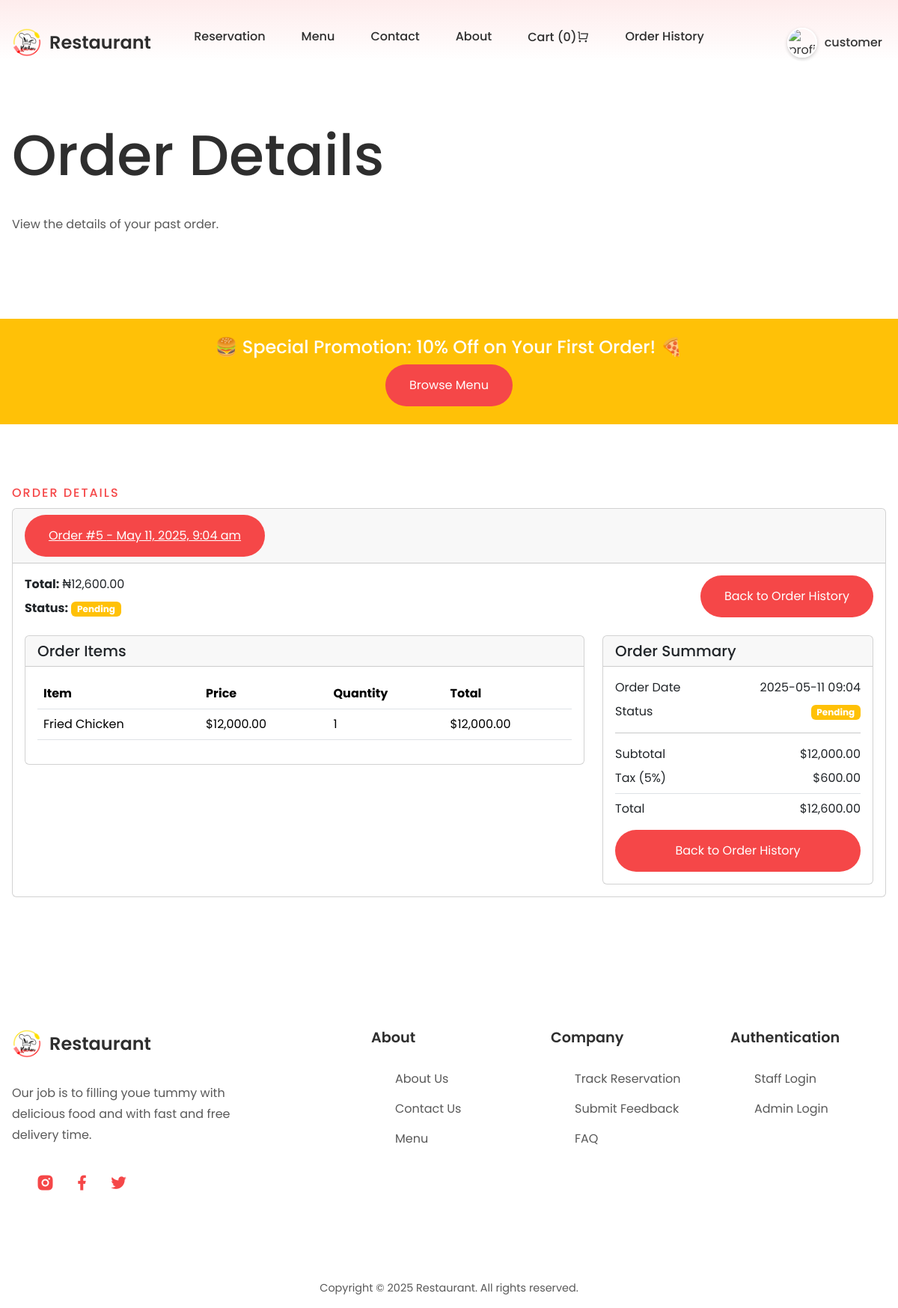
Page /customer/order_details.php?id=5 (signed in) on the committed database.
### tables this page shows
CREATE TABLE `users` (
  `id` int(11) NOT NULL,
  `full_name` varchar(255) NOT NULL,
  `email` varchar(255) NOT NULL,
  `password` varchar(255) NOT NULL,
  `phone_number` varchar(15) DEFAULT NULL,
  `address` text DEFAULT NULL,
  `position` varchar(200) NOT NULL,
  `role` enum('Customer','Staff','Admin') DEFAULT 'Customer',
  `created_at` timestamp NOT NULL DEFAULT current_timestamp(),
  `updated_at` timestamp NOT NULL DEFAULT current_timestamp() ON UPDATE current_timestamp()
);

CREATE TABLE `orders` (
  `id` int(11) NOT NULL,
  `user_id` int(11) DEFAULT NULL,
  `reservation_id` varchar(200) DEFAULT NULL,
  `total` decimal(10,2) NOT NULL,
  `status` enum('pending','confirmed','cooking','ready','delivered','cancelled') DEFAULT 'pending',
  `created_at` datetime NOT NULL
);

CREATE TABLE `order_items` (
  `id` int(11) NOT NULL,
  `order_id` int(11) NOT NULL,
  `menu_item_id` int(11) DEFAULT NULL,
  `menu_item_id_n` varchar(200) NOT NULL,
  `quantity` int(11) NOT NULL,
  `price` decimal(10,2) NOT NULL
);

CREATE TABLE `menus` (
  `m_id` int(11) NOT NULL,
  `id` varchar(255) NOT NULL,
  `name` varchar(255) DEFAULT NULL,
  `type` varchar(100) DEFAULT NULL,
  `price` varchar(255) DEFAULT NULL,
  `description` varchar(255) DEFAULT NULL,
  `image` varchar(255) DEFAULT NULL
);

### customer/order_details.php (the view, shortened to what this page needs)
<?php
  require_once './config/database.php';
  $email = $_SESSION['email'];
  $stmt = $mysqli->prepare("SELECT * FROM users WHERE email = ?");
  $stmt->bind_param("s", $email);
  $stmt->execute();
  $result = $stmt->get_result();
  $user = $result->fetch_assoc();
  $user_id = $user['id'];
  $order_id = intval($_GET['id']);
  $order_query = "SELECT o.id, o.total, o.status, o.created_at
                  FROM orders o
                  WHERE o.id = ? AND o.user_id = ?";
  $stmt = $mysqli->prepare($order_query);
  $stmt->bind_param("ii", $order_id, $user_id);
  $stmt->execute();
  $order_result = $stmt->get_result();
  $order = $order_result->fetch_assoc();
  $items_query = "SELECT oi.menu_item_id_n, oi.quantity, oi.price, m.name, m.image
                  FROM order_items oi
                  JOIN menus m ON oi.menu_item_id_n = m.id
                  WHERE oi.order_id = ?";
  $stmt_items = $mysqli->prepare($items_query);
  $stmt_items->bind_param("i", $order_id);
  $stmt_items->execute();
  $items_result = $stmt_items->get_result();
?>
<!DOCTYPE html>
<html lang="en">
  <?php
    require_once './public/includes/header.php';
  ?>
  <body>
    <header>
      <?php
        require_once './public/includes/nav.php';
      ?>
      <div class="section__container header__container" id="home">
        <div class="header__content text-center">
          <h1>Order Details</h1>
          <p class="section__description">
            View the details of your past order.
          </p>
        </div>
      </div>
    <section class="promotion-banner text-center py-4 bg-warning">
      <p class="h4 text-white mb-0">🍔 Special Promotion: 10% Off on Your First Order! 🍕</p>
      <a href="menu.php" class="btn btn-dark mt-2">Browse Menu</a>
    </section>
    <section class="section__container menu__container" id="order-details">
      <p class="section__subheader">ORDER DETAILS</p>
      <div class="accordion" id="accordionExample">
        <div class="card mb-3">
          <div class="card-header" id="headingOne">
            <h2 class="mb-0">
              <button class="btn btn-link" type="button" data-bs-toggle="collapse" data-bs-target="#collapseOne" aria-expanded="true" aria-controls="collapseOne">
                Order #<?php echo htmlspecialchars($order['id']); ?> - <?php echo htmlspecialchars(date('F j, Y, g:i a', strtotime($order['created_at']))); ?>
              </button>
            </h2>
          </div>
          <div id="collapseOne" class="collapse show" aria-labelledby="headingOne" data-bs-parent="#accordionExample">
            <div class="card-body">
              <div class="row mb-3">
                <div class="col-md-6">
                  <p class="mb-2"><strong>Total:</strong> ₦<?php echo number_format($order['total'], 2); ?></p>
                  <p class="mb-2"><strong>Status:</strong>
                    <span class="badge bg-<?php
                      switch($order['status']) {
                        case 'pending': echo 'warning'; break;
                      }
                    ?>">
                      <?php echo ucfirst(htmlspecialchars($order['status'])); ?>
                    </span>
                  </p>
                </div>
                <div class="col-md-6 text-md-end">
                  <a href="order_history.php" class="btn btn-outline-primary btn-sm">Back to Order History</a>
                </div>
              </div>
              <div class="row">
                <div class="col-lg-8">
                  <div class="card mb-3">
                    <div class="card-header">
                      <h5 class="mb-0">Order Items</h5>
                    </div>
                    <div class="card-body">
                      <table class="table">
                        <thead>
                          <tr>
                            <th scope="col">Item</th>
                            <th scope="col">Price</th>
                            <th scope="col">Quantity</th>
                            <th scope="col">Total</th>
                          </tr>
                        </thead>
                        <tbody>
                          <?php while ($item = $items_result->fetch_assoc()): ?>
                            <tr>
                              <td>
                                <div class="d-flex align-items-center">
                                  <span><?php echo htmlspecialchars($item['name']); ?></span>
                                </div>
                              </td>
                              <td>$<?php echo htmlspecialchars(number_format($item['price'], 2)); ?></td>
                              <td><?php echo htmlspecialchars($item['quantity']); ?></td>
                              <td>$<?php echo htmlspecialchars(number_format($item['price'] * $item['quantity'], 2)); ?></td>
                            </tr>
                          <?php endwhile; ?>
                        </tbody>
                      </table>
                    </div>
                  </div>
                </div>
                <div class="col-lg-4">
                  <div class="card">
                    <div class="card-header">
                      <h5 class="mb-0">Order Summary</h5>
                    </div>
                    <div class="card-body">
                      <div class="d-flex justify-content-between mb-2">
                        <span>Order Date</span>
                        <span><?php echo htmlspecialchars(date('Y-m-d H:i', strtotime($order['created_at']))); ?></span>
                      </div>
                      <div class="d-flex justify-content-between mb-2">
                        <span>Status</span>
                        <span>
                          <span class="badge bg-<?php
                            switch ($order['status']) {
                              case 'pending': echo 'warning'; break;
                            }
                          ?>">
                            <?php echo htmlspecialchars(ucfirst($order['status'])); ?>
                          </span>
                        </span>
                      </div>
                      <hr>
                      <div class="d-flex justify-content-between mb-2">
                        <span>Subtotal</span>
                        <span>$<?php echo htmlspecialchars(number_format($order['total'] / 1.05, 2)); ?></span>
                      </div>
                      <div class="d-flex justify-content-between mb-2">
                        <span>Tax (5%)</span>
                        <span>$<?php echo htmlspecialchars(number_format($order['total'] - ($order['total'] / 1.05), 2)); ?></span>
                      </div>
                      <div class="d-flex justify-content-between total-price mt-2 pt-2 border-top">
                        <span>Total</span>
                        <span>$<?php echo htmlspecialchars(number_format($order['total'], 2)); ?></span>
                      </div>
                      <div class="mt-3 d-grid gap-2">
                        <a href="order_history.php" class="btn btn-outline-secondary">Back to Order History</a>
                      </div>
                    </div>
                  </div>
                </div>
              </div>
            </div>
          </div>
        </div>
      </div>
    </section>
    <?php
      require_once './public/includes/footer.php';
    ?>
  </body>
</html>

### customer/public/includes/nav.php (shortened to what this page needs)
<nav>
    <div class="nav__header">
      <div class="nav__logo">
        <a href="./" class="logo">
          <img src="./public/assets/img/logo.png" alt="logo" />
          <span>Restaurant</span>
        </a>
      </div>
    </div>
    <ul class="nav__links" id="nav-links">
      <li><a href="./reservation">Reservation</a></li>
      <li><a href="./menu">Menu</a></li>
      <li><a href="./contact">Contact</a></li>
      <li><a href="./about">About</a></li>
      <li><a href="./cart">Cart <span>(<span id="cart-count">0</span>)<i class="ri-shopping-cart-line"></i></span></a></li>
      <li><a href="./order_history">Order History</a></li>
    </ul>
    <div class="nav__btns">
      <?php
        if (isset($_SESSION['email'])) {
          $stmt = $mysqli->prepare("SELECT * FROM users WHERE email = ?");
          $stmt->bind_param("s", $_SESSION['email']);
          $stmt->execute();
          $result = $stmt->get_result();
          $user = $result->fetch_assoc();
          $profileName = isset($user['full_name']) ? $user['full_name'] : 'User';
          echo '<a href="./profile.php" class="profile-link"><img src="https://i.postimg.cc/k5kz0TjQ/1381511-588644811197844-1671954779-n.jpg" alt="profile picture" class="profile-pic"><span class="profile-name">' . htmlspecialchars($profileName) . '</span></a>';
        } else {
          echo '<a href="./login.php" class="btn"><span><i class="ri-login-box-line"></i></span> Login</a>';
        }
      ?>
    </div>
</nav>
</header>

### customer/public/assets/css/styles.css (style rules this page uses)
:root { --primary-color: #f54748; --primary-color-dark: #d83e3e; --text-dark: #2e2e2e; --text-light: #595959; --extra-light: #f3f4f6; --white: #ffffff; --max-width: 1200px; }
* { padding: 0; margin: 0; box-sizing: border-box; }
.section__container { max-width: var(--max-width); margin: auto; padding: 5rem 1rem; }
.section__subheader { margin-bottom: 0.5rem; font-size: 1rem; font-weight: 500; color: var(--primary-color); letter-spacing: 2px; }
.section__description { line-height: 1.75rem; color: var(--text-light); }
.btn { padding: 1rem 2rem; outline: none; border: none; font-size: 1rem; color: var(--white); background-color: var(--primary-color); white-space: nowrap; border-radius: 5rem; transition: 0.3s; cursor: pointer; }
.logo { display: flex; align-items: center; gap: 10px; }
img { display: flex; width: 100%; }
a { text-decoration: none; transition: 0.3s; }
ul { list-style: none; }
html, body { scroll-behavior: smooth; }
body { font-family: "Poppins", sans-serif; }
header { background: linear-gradient( to bottom, rgba(245, 71, 72, 0.1), rgba(245, 71, 72, 0) ); }
nav { position: fixed; isolation: isolate; width: 100%; z-index: 9; }
.nav__header { padding: 1rem; width: 100%; display: flex; align-items: center; justify-content: space-between; background-color: var(--primary-color); }
.nav__logo img { max-width: 35px; }
.nav__logo span { display: none; }
.nav__links { position: absolute; top: 100%; left: 0; width: 100%; padding: 2rem; display: flex; align-items: center; justify-content: center; flex-direction: column; gap: 2rem; background-color: var(--primary-color); transition: 0.5s; z-index: -1; transform: translateY(-100%); }
.nav__links a { font-weight: 500; color: var(--white); white-space: nowrap; }
.nav__btns { display: none; }
.header__container { display: grid; gap: 2rem 1rem; overflow: hidden; }
.header__content h1 { margin-bottom: 2rem; font-size: 4.75rem; color: var(--text-dark); text-align: center; line-height: 5.75rem; }
.header__content .section__description { margin-bottom: 2rem; text-align: center; }
@media (width > 768px) { nav { position: static; padding-block: 2rem 0; padding-inline: 1rem; max-width: var(--max-width); margin-inline: auto; display: flex; align-items: center; justify-content: space-between; gap: 2rem; } }
@media (width > 768px) { .nav__header { flex: 1; padding: 0; background-color: transparent; } }
@media (width > 768px) { .nav__logo img { max-width: 40px; } }
@media (width > 768px) { .nav__logo span { display: flex; font-size: 1.5rem; font-weight: 600; color: var(--text-dark); } }
@media (width > 768px) { .nav__links { position: static; width: fit-content; padding: 0; flex-direction: row; gap: 3rem; background-color: transparent; transform: none; } }
@media (width > 768px) { .nav__links a { color: var(--text-dark); } }
@media (width > 768px) { .nav__btns { flex: 1; display: flex; justify-content: flex-end; } }
@media (width > 768px) { .header__container { grid-template-columns: repeat(2, 1fr); align-items: center; } }
@media (width > 768px) { .header__content :is(h1, .section__description) { text-align: left; } }

### customer/public/includes/nav.php (style rules this page uses)
.profile-link { display: flex; align-items: center; border-radius: 50px; overflow: hidden; padding: 5px; transition: background-color 0.3s; text-decoration: none; color: #333; }
.profile-pic { width: 40px; height: 40px; border-radius: 50%; object-fit: cover; margin-right: 10px; border: 2px solid #fff; box-shadow: 0 2px 5px rgba(0, 0, 0, 0.2); }
.profile-name { font-size: 16px; font-weight: 500; max-width: 100px; overflow: hidden; text-overflow: ellipsis; white-space: nowrap; }

### rows in the picture
users: full_name "customer"
orders: id "5", created_at "May 11, 2025, 9:04 am", total "12,600.00", status "Pending", created_at "2025-05-11 09:04", $order['total']/1.05 "12,000.00", $order['total']-($order['total']/1.05) "600.00"
order_items: menus.name "Fried Chicken", price "12,000.00", quantity "1", $item['price'] * $item['quantity'] "12,000.00"
